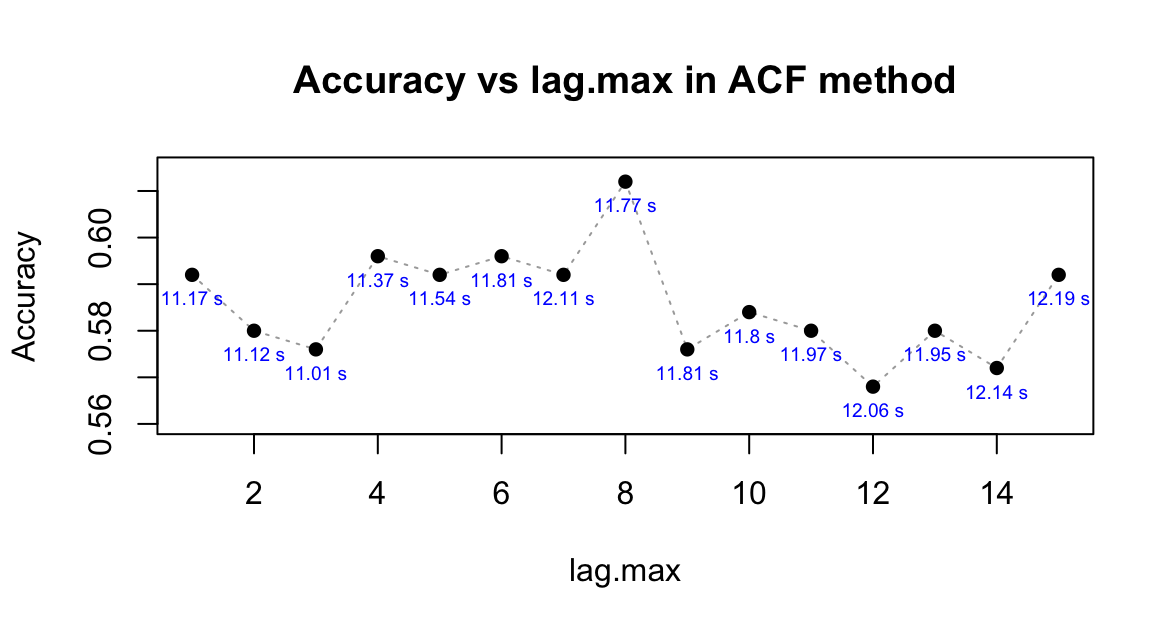

Here is the R script that generated this plot:
library(TSdist)
library(caret)

load('/Volumes/NO NAME/Magisterka/wd/1NN.RData')

accuracy.vec = NULL
time.vec = NULL
lag.max.vec = 1:15
for (lag in lag.max.vec) {
  acf.method = My.oneNN(data.train[, -1], data.train[, 1], data.test[, -1], data.test[, 1],
                        "acf", lag.max = lag)
  accuracy.vec = append(accuracy.vec, acf.method$accuracy)
  time.vec = append(time.vec, acf.method$time)
}

plot(lag.max.vec, accuracy.vec, type = "l", main = "Accuracy vs lag.max in ACF method", 
     xlab = "lag.max", ylab = "Accuracy", lty = "dotted", col = "darkgrey", ylim = c(0.56, 0.615))
points(lag.max.vec, accuracy.vec, pch = 16, col = "black")
text(lag.max.vec, accuracy.vec - 0.005, 
     labels = paste0(round(time.vec, 2), " s"), 
     cex = 0.6, col = "blue")
